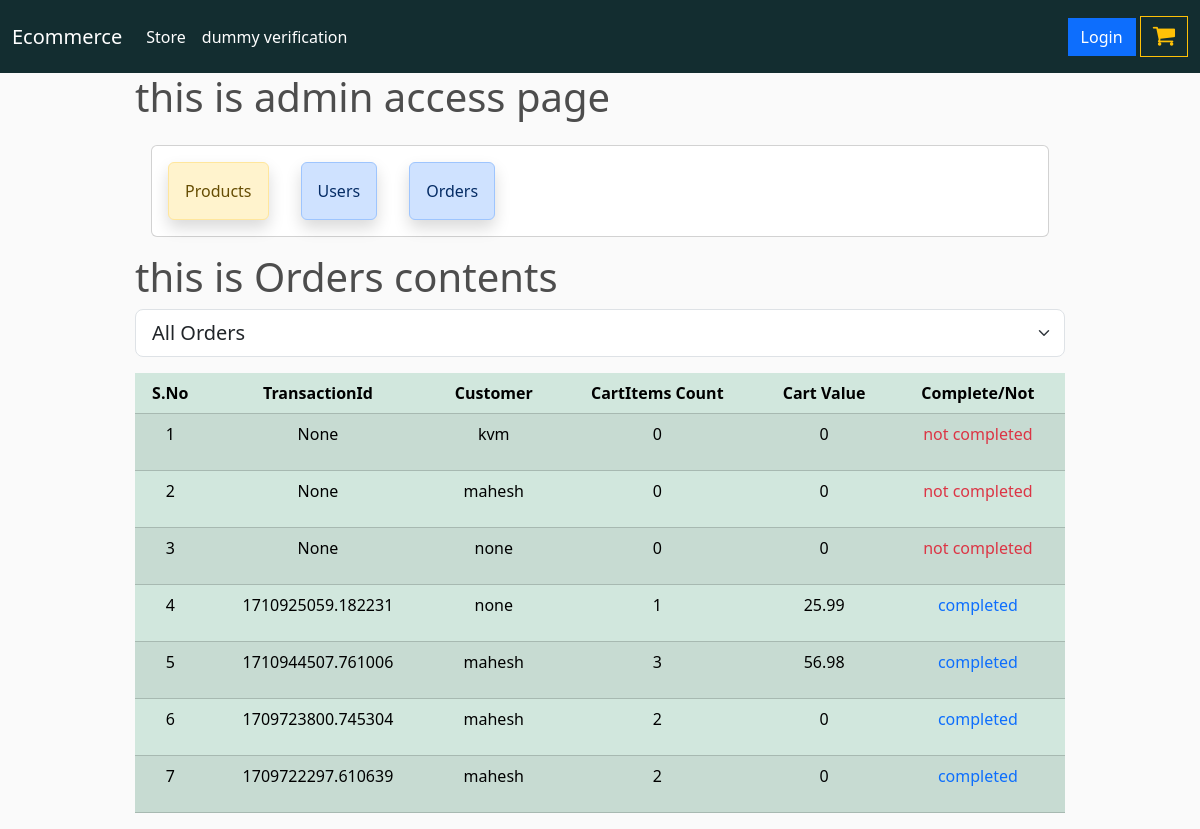
The app's page /admin-access/orders/, older data.
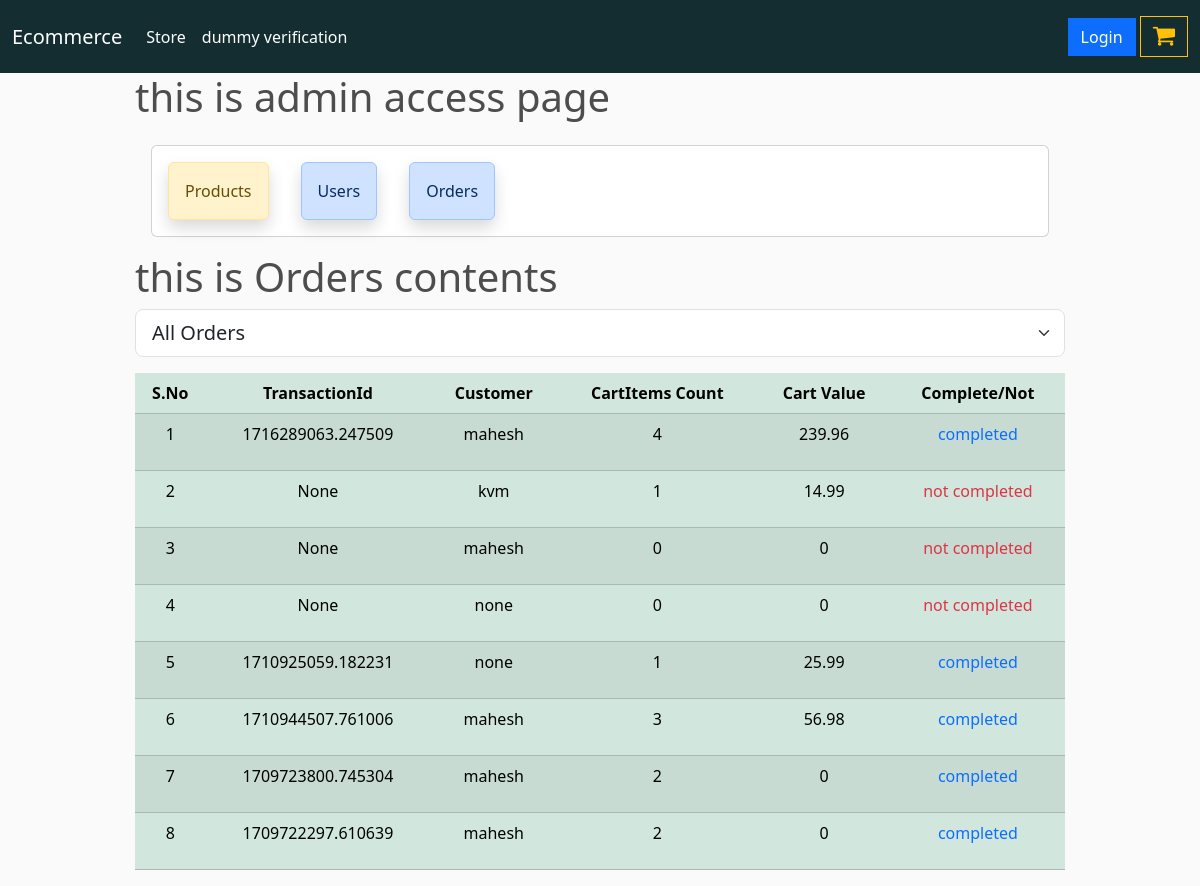
The same page, newer data.
### store/models.py (models this page shows, shortened)
class Order(models.Model):
    customer = models.ForeignKey(Customer, on_delete = models.CASCADE, null = True, blank = True)
    date_ordered = models.DateTimeField(auto_now_add = True)
    complete = models.BooleanField(default = False, null = True, blank = False)
    transaction_id = models.CharField(max_length = 100, null = True)
    class Meta:
        ordering = [ '-date_ordered']
    @property
    def get_cart_total(self):
        orderitems = self.orderitem_set.all()
        total = sum([item.get_total for item in orderitems])
        return total
    @property
    def get_cart_quantity(self):
        orderitems = self.orderitem_set.all()
        total = sum([item.quantity for item in orderitems])
        return total

class Customer(models.Model):
    user = models.OneToOneField(User, on_delete = models.CASCADE, null = True, blank = True)
    name = models.CharField(max_length = 100, null = True)
    email = models.CharField(max_length = 100, null = True)

class OrderItem(models.Model):
    product = models.ForeignKey(Product, on_delete = models.SET_NULL, null = True, blank = True)
    order = models.ForeignKey(Order, on_delete = models.SET_NULL, null = True, blank = True)
    quantity = models.IntegerField(default = 0, null = True, blank = True)
    date_added = models.DateTimeField(auto_now_add = True)
    @property
    def get_total(self):
        if self.product is not None and self.product.price is not None:
            total = self.product.price * self.quantity
            return total
        else:
            return 0

class Product(models.Model):
    name = models.CharField(max_length = 100, null = True)
    price = models.FloatField()
    digital = models.BooleanField(default = False, null = True, blank = False)
    image = models.ImageField(blank=True, null=True)
    created_at = models.DateTimeField(auto_now_add = True)
    updated_at = models.DateTimeField(auto_now = True)
    class Meta:
        ordering = [ '-updated_at', '-created_at']

### admin_access/views.py (the view)
# urls.py: path('orders/', admin_orders, name='admin-orders'),
def admin_orders(request, customer_id=None):
    customers = Customer.objects.all()
    if customer_id:
        selected_customer = Customer.objects.get(id = customer_id)
        orders = Order.objects.filter(customer = customer_id )
    else:
        orders = Order.objects.all()
        selected_customer = None
    return render(request, 'admin_access/admin_orders.html', {'orders':orders, 'customers':customers, 'selected_customer': selected_customer })

### admin_access/templates/admin_access/admin_orders.html (shortened to what this page needs)
{% extends 'admin_access/admin_home.html' %}
{% load static %}
{% block admin_content %}
<h1>this is Orders contents</h1>
<select class="form-select form-select-lg mb-3" id="customerSelect" aria-label="Large select example" name="customer_id">
    <option value="{% url 'admin-orders' %}" {% if selected_customer is None %}selected{% endif %}>
        All Orders
    </option>
</select>
<table class="table table-success table-striped text-center">
    <thead>
        <th>S.No</th>
        <th>TransactionId</th>
        <th>Customer</th>
        <th>CartItems Count</th>
        <th>Cart Value</th>
        <th>Complete/Not</th>
    </thead>
    <tbody>
        {% for order in orders %}
            <tr>
                <td>{{forloop.counter}}</td>
                <td>{{order.transaction_id}}</td>
                <td>{{order.customer.user.username}}</td>
                <td>{{order.get_cart_quantity}}</td>
                <td>{{order.get_cart_total}}</td>
                <td>
                    {% if order.complete %}
                        <p class="text-primary">completed</p>
                    {% else %}
                        <p class="text-danger">not completed</p>
                    {% endif %}
                </td>
            </tr>
        {% endfor %}
    </tbody>
</table>
{% endblock %}

Row changes from the older to the newer data that the page shows:
added Order: transaction_id "1716289063.247509", customer.user.username "mahesh", get_cart_quantity "4", get_cart_total "239.96", complete "completed"
computed for Order "kvm": get_cart_quantity "0" → "1"; get_cart_total "0" → "14.99"
